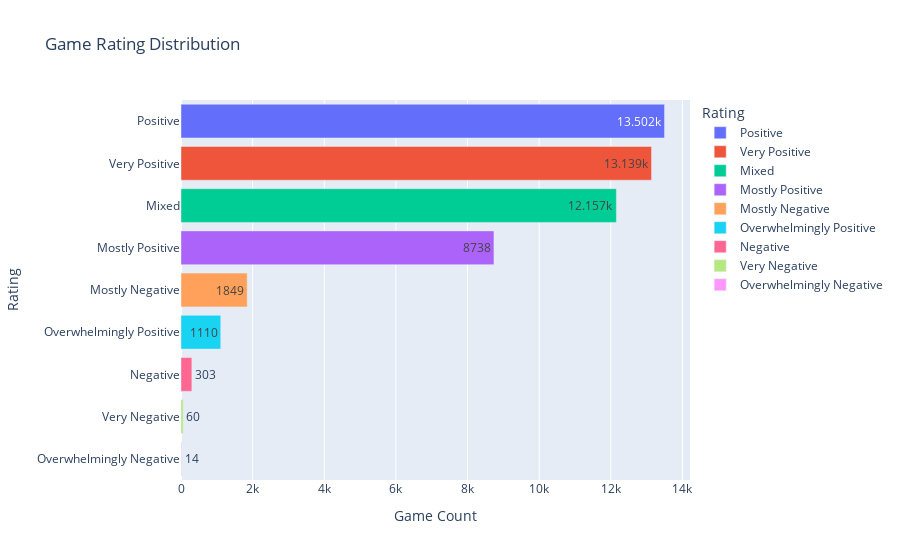

The cell this chart's notebook holds for it:
### Markdown cell above
### 게임 등급 분포

### Code cell
rating_count = games_df['rating'].value_counts()
rating_count_df= pd.DataFrame(rating_count).reset_index()
rating_count_df.columns = ['Rating', 'Game Count']

fig= px.bar(rating_count_df, x='Game Count', y='Rating', color='Rating', text_auto= True, title= 'Game Rating Distribution', orientation='h')

fig.show()

### Figure 1 — Plotly figure (JSON) as saved in the notebook; plotly's stock layout.template omitted (floating-point values rounded to 4 significant figures)
{"data": [{"alignmentgroup": "True", "hovertemplate": "Rating=%{y}<br>Game Count=%{x}<extra></extra>", "legendgroup": "Positive", "marker": {"color": "#636efa", "pattern": {"shape": ""}}, "name": "Positive", "offsetgroup": "Positive", "orientation": "h", "showlegend": true, "textposition": "auto", "texttemplate": "%{x}", "type": "bar", "x": [13502], "xaxis": "x", "y": ["Positive"], "yaxis": "y"}, {"alignmentgroup": "True", "hovertemplate": "Rating=%{y}<br>Game Count=%{x}<extra></extra>", "legendgroup": "Very Positive", "marker": {"color": "#EF553B", "pattern": {"shape": ""}}, "name": "Very Positive", "offsetgroup": "Very Positive", "orientation": "h", "showlegend": true, "textposition": "auto", "texttemplate": "%{x}", "type": "bar", "x": [13139], "xaxis": "x", "y": ["Very Positive"], "yaxis": "y"}, {"alignmentgroup": "True", "hovertemplate": "Rating=%{y}<br>Game Count=%{x}<extra></extra>", "legendgroup": "Mixed", "marker": {"color": "#00cc96", "pattern": {"shape": ""}}, "name": "Mixed", "offsetgroup": "Mixed", "orientation": "h", "showlegend": true, "textposition": "auto", "texttemplate": "%{x}", "type": "bar", "x": [12157], "xaxis": "x", "y": ["Mixed"], "yaxis": "y"}, {"alignmentgroup": "True", "hovertemplate": "Rating=%{y}<br>Game Count=%{x}<extra></extra>", "legendgroup": "Mostly Positive", "marker": {"color": "#ab63fa", "pattern": {"shape": ""}}, "name": "Mostly Positive", "offsetgroup": "Mostly Positive", "orientation": "h", "showlegend": true, "textposition": "auto", "texttemplate": "%{x}", "type": "bar", "x": [8738], "xaxis": "x", "y": ["Mostly Positive"], "yaxis": "y"}, {"alignmentgroup": "True", "hovertemplate": "Rating=%{y}<br>Game Count=%{x}<extra></extra>", "legendgroup": "Mostly Negative", "marker": {"color": "#FFA15A", "pattern": {"shape": ""}}, "name": "Mostly Negative", "offsetgroup": "Mostly Negative", "orientation": "h", "showlegend": true, "textposition": "auto", "texttemplate": "%{x}", "type": "bar", "x": [1849], "xaxis": "x", "y": ["Mostly Negative"], "yaxis": "y"}, {"alignmentgroup": "True", "hovertemplate": "Rating=%{y}<br>Game Count=%{x}<extra></extra>", "legendgroup": "Overwhelmingly Positive", "marker": {"color": "#19d3f3", "pattern": {"shape": ""}}, "name": "Overwhelmingly Positive", "offsetgroup": "Overwhelmingly Positive", "orientation": "h", "showlegend": true, "textposition": "auto", "texttemplate": "%{x}", "type": "bar", "x": [1110], "xaxis": "x", "y": ["Overwhelmingly Positive"], "yaxis": "y"}, {"alignmentgroup": "True", "hovertemplate": "Rating=%{y}<br>Game Count=%{x}<extra></extra>", "legendgroup": "Negative", "marker": {"color": "#FF6692", "pattern": {"shape": ""}}, "name": "Negative", "offsetgroup": "Negative", "orientation": "h", "showlegend": true, "textposition": "auto", "texttemplate": "%{x}", "type": "bar", "x": [303], "xaxis": "x", "y": ["Negative"], "yaxis": "y"}, {"alignmentgroup": "True", "hovertemplate": "Rating=%{y}<br>Game Count=%{x}<extra></extra>", "legendgroup": "Very Negative", "marker": {"color": "#B6E880", "pattern": {"shape": ""}}, "name": "Very Negative", "offsetgroup": "Very Negative", "orientation": "h", "showlegend": true, "textposition": "auto", "texttemplate": "%{x}", "type": "bar", "x": [60], "xaxis": "x", "y": ["Very Negative"], "yaxis": "y"}, {"alignmentgroup": "True", "hovertemplate": "Rating=%{y}<br>Game Count=%{x}<extra></extra>", "legendgroup": "Overwhelmingly Negative", "marker": {"color": "#FF97FF", "pattern": {"shape": ""}}, "name": "Overwhelmingly Negative", "offsetgroup": "Overwhelmingly Negative", "orientation": "h", "showlegend": true, "textposition": "auto", "texttemplate": "%{x}", "type": "bar", "x": [14], "xaxis": "x", "y": ["Overwhelmingly Negative"], "yaxis": "y"}], "layout": {"barmode": "relative", "legend": {"title": {"text": "Rating"}, "tracegroupgap": 0}, "title": {"text": "Game Rating Distribution"}, "xaxis": {"anchor": "y", "domain": [0, 1], "title": {"text": "Game Count"}}, "yaxis": {"anchor": "x", "categoryarray": ["Overwhelmingly Negative", "Very Negative", "Negative", "Overwhelmingly Positive", "Mostly Negative", "Mostly Positive", "Mixed", "Very Positive", "Positive"], "categoryorder": "array", "domain": [0, 1], "title": {"text": "Rating"}}}}
